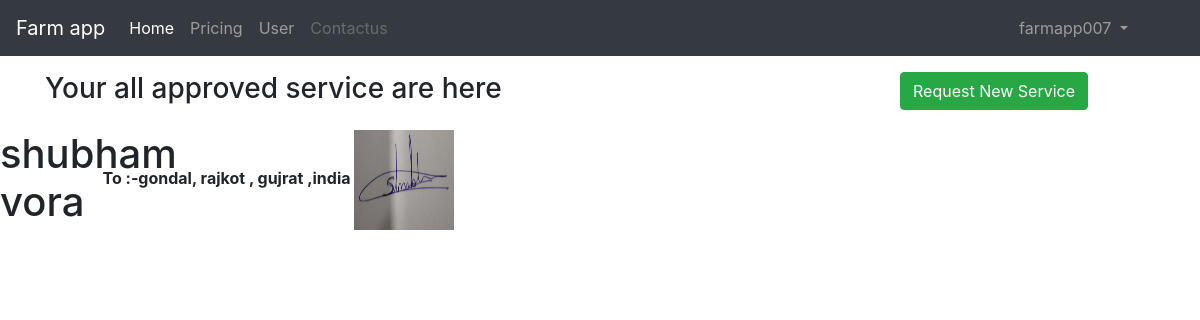
The app's page /user/records (signed in), older data.
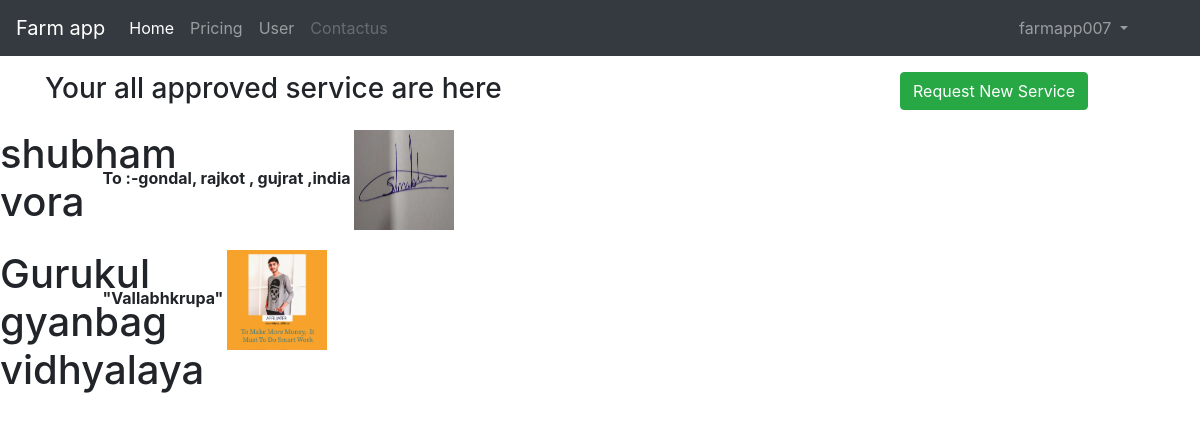
The same page, newer data.
### user/models.py (models this page shows, shortened)
class UserRecord(models.Model):
    sandySoil = "Sandy soil"
    siltSoil = "Silt Soil"
    claySoil = "Clay Soil"
    loamySoil = "Loamy Soil"
    SOIL_CHOICES = (
        (sandySoil, "Sandy Soil"),
        (siltSoil, "Silt Soil"),
        (claySoil, "Clay Soil"),
        (loamySoil, "Loamy Soil"),
    )
    recordId = models.AutoField(primary_key=True)
    user = models.ForeignKey(User, on_delete=models.CASCADE)
    name = models.CharField(max_length=30, blank=False, null=False)
    mobileNo = models.CharField(max_length=10, blank=False, null=False)
    farmaddress = models.CharField(max_length=150, blank=False, null=False)
    farmArea = models.IntegerField(default=0)
    soilType = models.CharField(
        max_length=11, choices=SOIL_CHOICES, default=siltSoil)
    moneyDemand = models.IntegerField(default=0)
    farmImage = models.ImageField(upload_to='user/farm/', default="")
    extraComment = models.TextField()
    timestamp = models.DateTimeField(default=now)

### user/views.py (the view, shortened to what this page needs)
# urls.py: path("records",views.userRecords,name='userRecords'),
def userRecords(request):
    if request.user.is_authenticated:
        records = UserRecord.objects.filter(user=request.user)
        bool = "true"
        form = UserRecordForm()
        Allrecords = {'records': records, 'bool': bool, 'form': form}
    else:
        bool = "false"
        Allrecords = {'records': "", 'bool': bool}
    return render(request, 'user/records.html', Allrecords)

### user/templates/user/records.html (shortened to what this page needs)
{% extends "user/base.html" %}
{% block body %}
{% ifequal bool "true"  %}
<div class="container mt-3">
  <div class="row">
    <div class="col-9 mr-auto">
      <h3>Your all approved service are here</h3>
    </div>
    <div class="col-3 ml-auto">
<button type="button" class="btn btn-success mr-2 " data-toggle="modal" data-target="#RecordModal">
Request New Service
</button>
    </div>
  </div>
</div>
 {% for record in records %}
    <div class="row my-3">
        <div class="col-md-1  ">
       <h1>{{record.name}}</h1>
        </div>
        <div class="col-md-11 ">
        <b> {{record.farmaddress}} </b>
        <img src="/media/{{record.farmImage}}" width="100px" height="100px" alt="">
    </div>
    </div>
    {% endfor %}
{%endifequal%}
{% endblock  %}

Row changes from the older to the newer data that the page shows:
added UserRecord: name "Gurukul gyanbag vidhyalaya", farmaddress "\"Vallabhkrupa\"", farmImage (picture)
